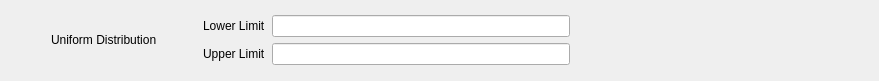
<?xml version="1.0" encoding="UTF-8"?>
<ui version="4.0">
 <class>Form</class>
 <widget class="QWidget" name="Form">
  <property name="geometry">
   <rect>
    <x>0</x>
    <y>0</y>
    <width>879</width>
    <height>81</height>
   </rect>
  </property>
  <property name="minimumSize">
   <size>
    <width>336</width>
    <height>80</height>
   </size>
  </property>
  <property name="windowTitle">
   <string>Form</string>
  </property>
  <layout class="QFormLayout" name="formLayout">
   <item row="0" column="0">
    <layout class="QVBoxLayout" name="verticalLayout">
     <item>
      <spacer name="verticalSpacer">
       <property name="orientation">
        <enum>Qt::Vertical</enum>
       </property>
       <property name="sizeHint" stdset="0">
        <size>
         <width>20</width>
         <height>40</height>
        </size>
       </property>
      </spacer>
     </item>
     <item>
      <layout class="QHBoxLayout" name="horizontalLayout">
       <item>
        <spacer name="horizontalSpacer">
         <property name="orientation">
          <enum>Qt::Horizontal</enum>
         </property>
         <property name="sizeHint" stdset="0">
          <size>
           <width>40</width>
           <height>20</height>
          </size>
         </property>
        </spacer>
       </item>
       <item>
        <widget class="QLabel" name="label_2">
         <property name="text">
          <string>Uniform Distribution</string>
         </property>
        </widget>
       </item>
       <item>
        <spacer name="horizontalSpacer_2">
         <property name="orientation">
          <enum>Qt::Horizontal</enum>
         </property>
         <property name="sizeHint" stdset="0">
          <size>
           <width>40</width>
           <height>20</height>
          </size>
         </property>
        </spacer>
       </item>
      </layout>
     </item>
     <item>
      <spacer name="verticalSpacer_2">
       <property name="orientation">
        <enum>Qt::Vertical</enum>
       </property>
       <property name="sizeHint" stdset="0">
        <size>
         <width>20</width>
         <height>40</height>
        </size>
       </property>
      </spacer>
     </item>
    </layout>
   </item>
   <item row="0" column="1">
    <layout class="QVBoxLayout" name="verticalLayout_2">
     <item>
      <spacer name="verticalSpacer_3">
       <property name="orientation">
        <enum>Qt::Vertical</enum>
       </property>
       <property name="sizeHint" stdset="0">
        <size>
         <width>20</width>
         <height>40</height>
        </size>
       </property>
      </spacer>
     </item>
     <item>
      <layout class="QHBoxLayout" name="horizontalLayout_2">
       <item>
        <widget class="QLabel" name="label">
         <property name="text">
          <string>Lower Limit</string>
         </property>
        </widget>
       </item>
       <item>
        <widget class="QLineEdit" name="lower_limit_line_edit"/>
       </item>
       <item>
        <spacer name="horizontalSpacer_3">
         <property name="orientation">
          <enum>Qt::Horizontal</enum>
         </property>
         <property name="sizeHint" stdset="0">
          <size>
           <width>40</width>
           <height>20</height>
          </size>
         </property>
        </spacer>
       </item>
      </layout>
     </item>
     <item>
      <layout class="QHBoxLayout" name="horizontalLayout_3">
       <item>
        <widget class="QLabel" name="label_3">
         <property name="text">
          <string>Upper Limit</string>
         </property>
        </widget>
       </item>
       <item>
        <widget class="QLineEdit" name="upper_limit_line_edit">
         <property name="text">
          <string/>
         </property>
        </widget>
       </item>
       <item>
        <spacer name="horizontalSpacer_4">
         <property name="orientation">
          <enum>Qt::Horizontal</enum>
         </property>
         <property name="sizeHint" stdset="0">
          <size>
           <width>40</width>
           <height>20</height>
          </size>
         </property>
        </spacer>
       </item>
      </layout>
     </item>
     <item>
      <spacer name="verticalSpacer_4">
       <property name="orientation">
        <enum>Qt::Vertical</enum>
       </property>
       <property name="sizeHint" stdset="0">
        <size>
         <width>20</width>
         <height>40</height>
        </size>
       </property>
      </spacer>
     </item>
    </layout>
   </item>
  </layout>
 </widget>
 <resources/>
 <connections/>
</ui>
